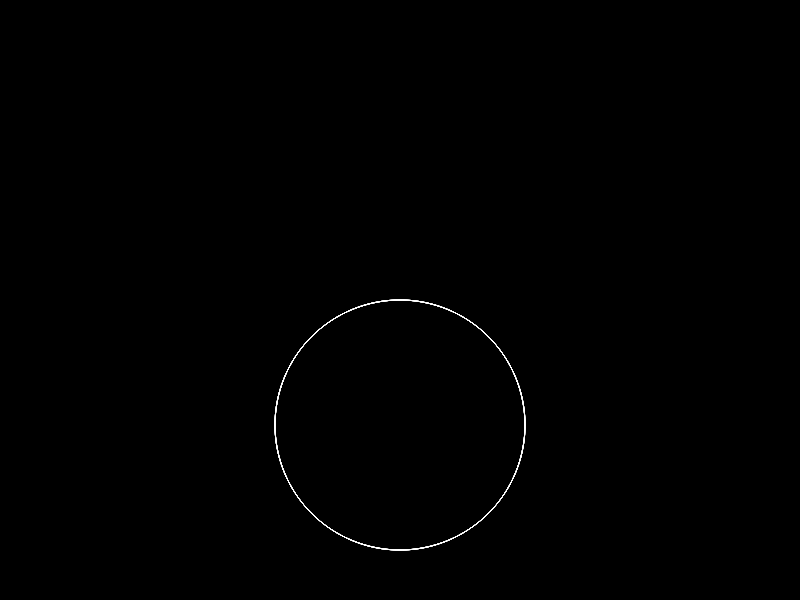
Frame 1 (no input)
Frame 60 (no input): identical to frame 1, image omitted
Frame 120 (the mouse pressed at the canvas centre since frame 60): identical to frame 1, image omitted

The p5.js sketch that drew this single still picture (run headless with seeded random() and noise() and a simulated clock; from frame 60 on, the mouse is pressed at the canvas centre):

// p5.js sketch
// ── sketch.js
var r;
var nSlider;
var dSlider;

function setup() {
  createCanvas(800, 600);
  nSlider = createSlider(1, 10, 4, 1);
  dSlider = createSlider(1, 10, 4, 1);
}

function draw() {
  translate(width/2, height/2);
  background(0);
  stroke(255);
  noFill();
  beginShape();
  var n = nSlider.value();
  var d = dSlider.value();
  var k = n/d;

  for(var i=0; i<TWO_PI * d; i+=0.01) {
    r = 250* cos(k*i);
    var sx = sin(i) * r;
    var sy = cos(i) * r;

    vertex(sx,sy)
  }

  endShape();
}
